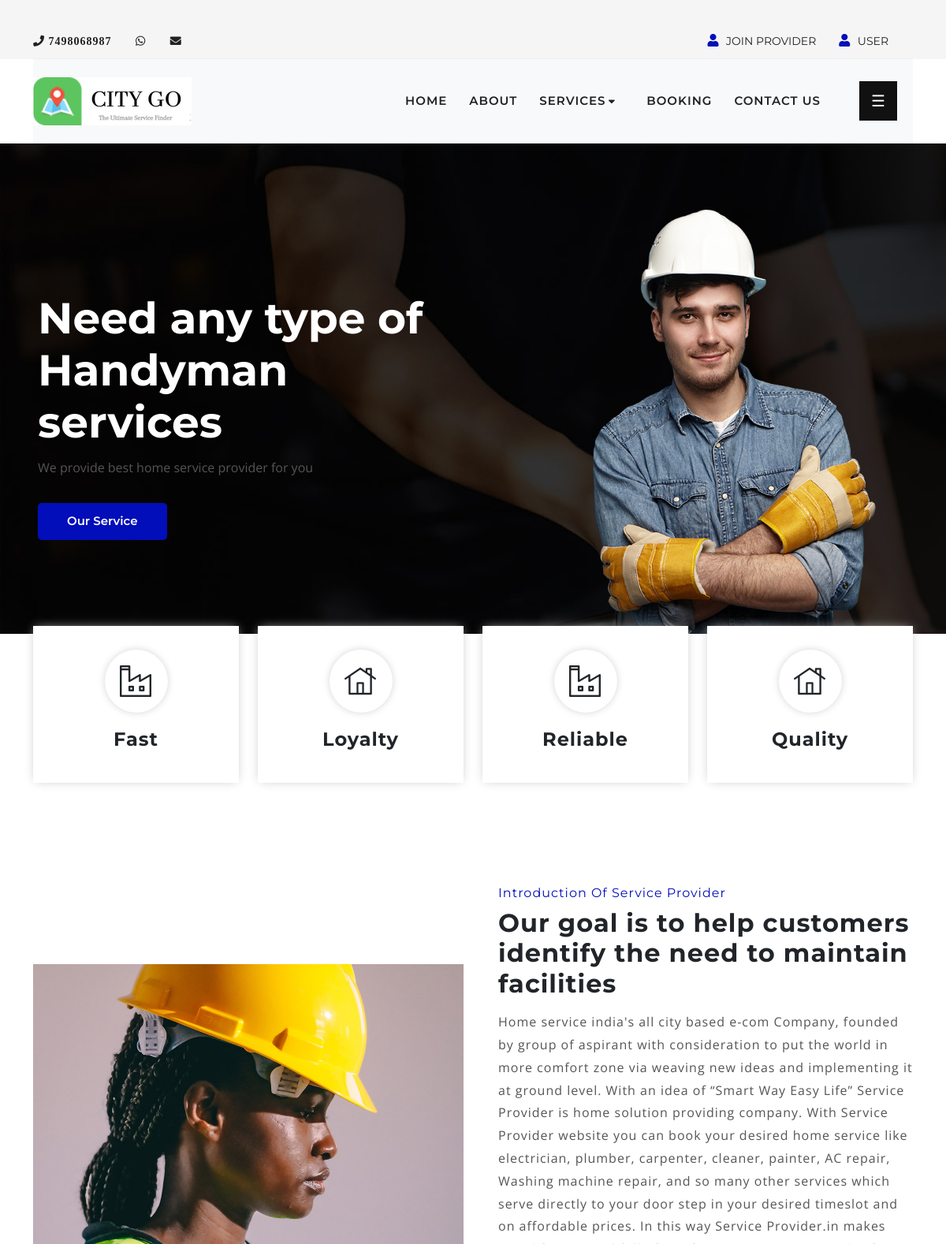
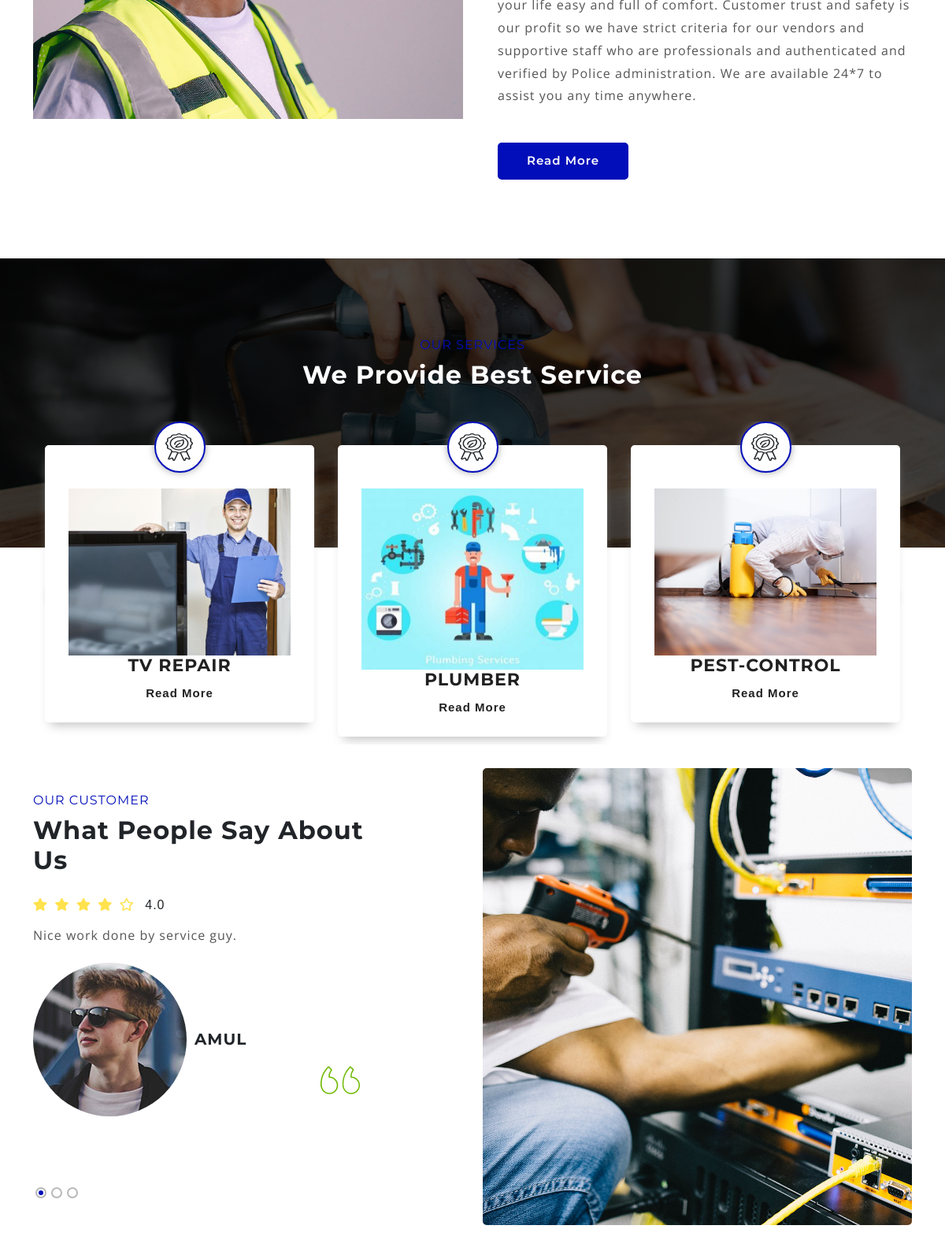
The page / (upper part) on the database its author committed (2 pictures, top to bottom).
### tables this page shows
CREATE TABLE `about_us` (
  `aid` int(11) NOT NULL,
  `title` varchar(50) NOT NULL,
  `description` varchar(5000) NOT NULL,
  `image` varchar(500) NOT NULL
);

CREATE TABLE `services` (
  `sid` int(11) NOT NULL,
  `s_name` varchar(500) NOT NULL,
  `description` mediumtext NOT NULL,
  `s_img` varchar(500) NOT NULL,
  `visiting_price` varchar(100) NOT NULL
);

CREATE TABLE `user` (
  `uid` int(11) NOT NULL,
  `name` varchar(100) NOT NULL,
  `email` varchar(100) NOT NULL,
  `pass` varchar(100) NOT NULL,
  `p_no` varchar(10) NOT NULL,
  `address` varchar(100) NOT NULL,
  `img` varchar(100) NOT NULL
);

CREATE TABLE `feedback` (
  `fid` int(11) NOT NULL,
  `uid` int(11) NOT NULL,
  `pid` int(11) NOT NULL,
  `description` varchar(250) NOT NULL,
  `date` date NOT NULL DEFAULT current_timestamp(),
  `status` tinyint(1) NOT NULL
);

### index.php (the view, shortened to what this page needs)
<?php
include('includes/header.php');
?>
  <div class="main-banner bg-f9fbfe">
        <div class="container-fluid">
            <div class="row align-items-center">
                <div class="col-lg-6">
                    <div class="banner-text-area">
                        <h1>Need any type of Handyman services </h1>
                        <p> We provide best home service provider for you </p>
                        <a class="default-button" href="service.php">Our Service</a>
                    </div>
                </div>
                <div class="col-lg-6">
                    <div class="banner-img">
                        <img src="assets/images/banner/banner-1.png" alt="image">
                    </div>
                </div>
            </div>
        </div>
    </div>
    <div class="features pb-70">
        <div class="container">
            <div class="feature-content">
                <div class="row align-items-center">
                    <div class="col-xl-6 col-lg-12 col-ms-12 col-sm-12 col-12">
                        <div class="feature-card-area">
                            <div class="row">
                                <div class="col-md-6 col-sm-6 col-12">
                                    <div class="feature-card">
                                        <i class="flaticon-industry"></i>
                                        <h4>Fast</h4>
                                    </div>
                                </div>
                                <div class="col-md-6 col-sm-6 col-12">
                                    <div class="feature-card">
                                        <i class="flaticon-building"></i>
                                        <h4>Loyalty</h4>
                                    </div>
                                </div>
                            </div>
                        </div>
                    </div>
                    <div class="col-xl-6 col-lg-12 col-ms-12 col-sm-12 col-12">
                        <div class="feature-card-area">
                            <div class="row">
                                <div class="col-md-6 col-sm-6 col-12">
                                    <div class="feature-card">
                                        <i class="flaticon-industry"></i>
                                        <h4>Reliable</h4>
                                    </div>
                                </div>
                                <div class="col-md-6 col-sm-6 col-12">
                                    <div class="feature-card">
                                        <i class="flaticon-building"></i>
                                        <h4>Quality</h4>
                                    </div>
                                </div>
                            </div>
                        </div>
                    </div>
                </div>
            </div>
        </div>
    </div>
    <div class="about pb-100 bg-f9fbfe">
        <div class="about-content">
            <div class="container">
                <div class="row ">
                <?php
                                $sql = "SELECT * from about_us";
                               $result =  mysqli_query($conn , $sql);
                                   if (mysqli_num_rows($result) > 0) {
                              while($row2 = mysqli_fetch_assoc($result)) {
                                    ?>
                    <div class="col-xl-6 col-lg-12 col-md-12 col-sm-12 col-12">
                        <div class="">
                            <img src="gallery/<?php echo $row2['image']; ?>" alt="image" width="1500px" height="1000px">
                        </div>
                    </div>
                    <div class="col-xl-6 col-lg-12 col-md-12 col-sm-12 col-12">
                        <div class="about-text-area">
                            <div class="default-section-heading">
                                <h6><?php echo $row2['title']; ?></h6>
                                <h3>Our goal is to help customers identify the need to maintain facilities</h3>
                            </div>
                            <p>
                               <?php echo $row2['description']; ?></p>
                            <a class="default-button" href="about.php">Read More</a>
                        </div>
                    </div>
                    <?php }}?>
                </div>
            </div>
        </div>
    </div>
    <div class="service service-bg pt-100">
        <div class="container">
            <div class="service-content">
                <div class="default-section-heading default-section-heading-middle">
                    <h6>OUR SERVICES</h6>
                    <h3>We Provide Best Service</h3>
                </div>
            </div>
        </div>
    </div>
    <div class="service-section-content">
        <div class="container">
            <div class="service-card-slider owl-carousel">
            <?php
                                $sql = "SELECT * from services ORDER BY s_name DESC LIMIT 4";
                               $result =  mysqli_query($conn , $sql);
                                   if (mysqli_num_rows($result) > 0) {
                              while($row1 = mysqli_fetch_assoc($result)) {
                                    ?>
                <div class="service-card">
                    <i class="flaticon-vegan"></i>
                    <img src="gallery/<?php echo $row1['s_img']; ?>"  height="250px" width="300px" alt="">
                    <h4><a href="service.php"><?php echo $row1['s_name']; ?></a></h4>
                    <a class="read-more-btn" href="service-details.php?sid=<?php echo $row1['sid']; ?>">Read More</a>
                </div>
                <?php }} ?>
            </div>
        </div>
    </div>
    <div class="testimonial ptb-50">
        <div class="container">
            <div class="row align-items-center">
                <div class="col-lg-5">
                    <div class="testimonial-text-area">
                        <div class="default-section-heading">
                            <h6>OUR CUSTOMER</h6>
                            <h3>What People Say About Us</h3>
                        </div>
                        <div class="testimonial-card-area owl-carousel">
                        <?php
       												  $sql4 = 'SELECT * from feedback where status=1';
        											 $result4 =  mysqli_query($conn , $sql4);
    											     if (mysqli_num_rows($result4) > 0) {
          													  while($row4 = mysqli_fetch_row($result4)) {
															  $uid1=$row4['1'];
															   $sql5 = "SELECT * from user where uid='$uid1'";
        											 $result5 =  mysqli_query($conn,$sql5);
    											     if (mysqli_num_rows($result5)> 0) {
          											 while($row5 = mysqli_fetch_row($result5))
														 {
									?>
                            <div class="testimonial-card">
                                <div class="stars">
                                    <ul>
                                        <li><i class="fas fa-star"></i></li>
                                        <li><i class="fas fa-star"></i></li>
                                        <li><i class="fas fa-star"></i></li>
                                        <li><i class="fas fa-star"></i></li>
                                        <li><i class="far fa-star"></i></li>
                                        <li><span>4.0</span></li>
                                    </ul>
                                </div>
                                <i class="flaticon-left-quote"></i>
                                <p><?php echo  $row4['3'];  ?></p>
                                <div class="testimonial-intro">
                                    <img src="gallery/<?php echo  $row5['6'];  ?>" alt="image">
                                    <div class="testimonial-intro-text">
                                        <h4><?php echo  $row5['1'];  ?></h4>
                                    </div>
                                </div>
                            </div>
                            <?php }} }} ?>
                        </div>
                    </div>
                </div>
                <div class="col-lg-7">
                    <div class="testimonial-img-area">
                        <div class="testimonial-img">
                            <img src="assets/images/testimonial/t-video.jpg" alt="image">
                        </div>
                    </div>
                </div>
            </div>
        </div>
    </div>
<?php
include('includes/footer.php');
?>

### assets/css/barfiller.css (style rules this page uses)
body { font-family:Arial }

### assets/css/ourservice.css (style rules this page uses)
body { text-align: center; padding: 50px; }
img { margin: 0; padding: 0; }

### assets/css/newtypeservice.css (style rules this page uses)
.container { width: 100%; margin-top: 100; font-family: sans-serif; letter-spacing: 1px; }
.row { margin-top: 30px; }
img { height: ; width: ; object-fit: scale-down; display: flex; }

### rows shown on the page
about_us: image (picture), title "Introduction Of Service Provider", description "Home service india's all city based e-com Company, founded by group of aspirant with consideration to put the world in more comfort zone via weaving new ideas and implementing it at ground level. With an idea of “Smart Way Easy Life” Service Provider is home solution providing company. With Service Provider website you can book your desired home service like electrician, plumber, carpenter, cleaner, painter, AC repair, Washing machine repair, and so many other services which serve directly to your door step in your desired timeslot and on affordable prices. In this way Service Provider.in makes your life easy and full of comfort. Customer trust and safety is our profit so we have strict…"
services: s_img (picture), s_name "TV REPAIR"
services: s_img (picture), s_name "PLUMBER"
services: s_img (picture), s_name "PEST-CONTROL"
feedback: description "Nice work done by service guy."
user: img (picture), name "AMUL"
